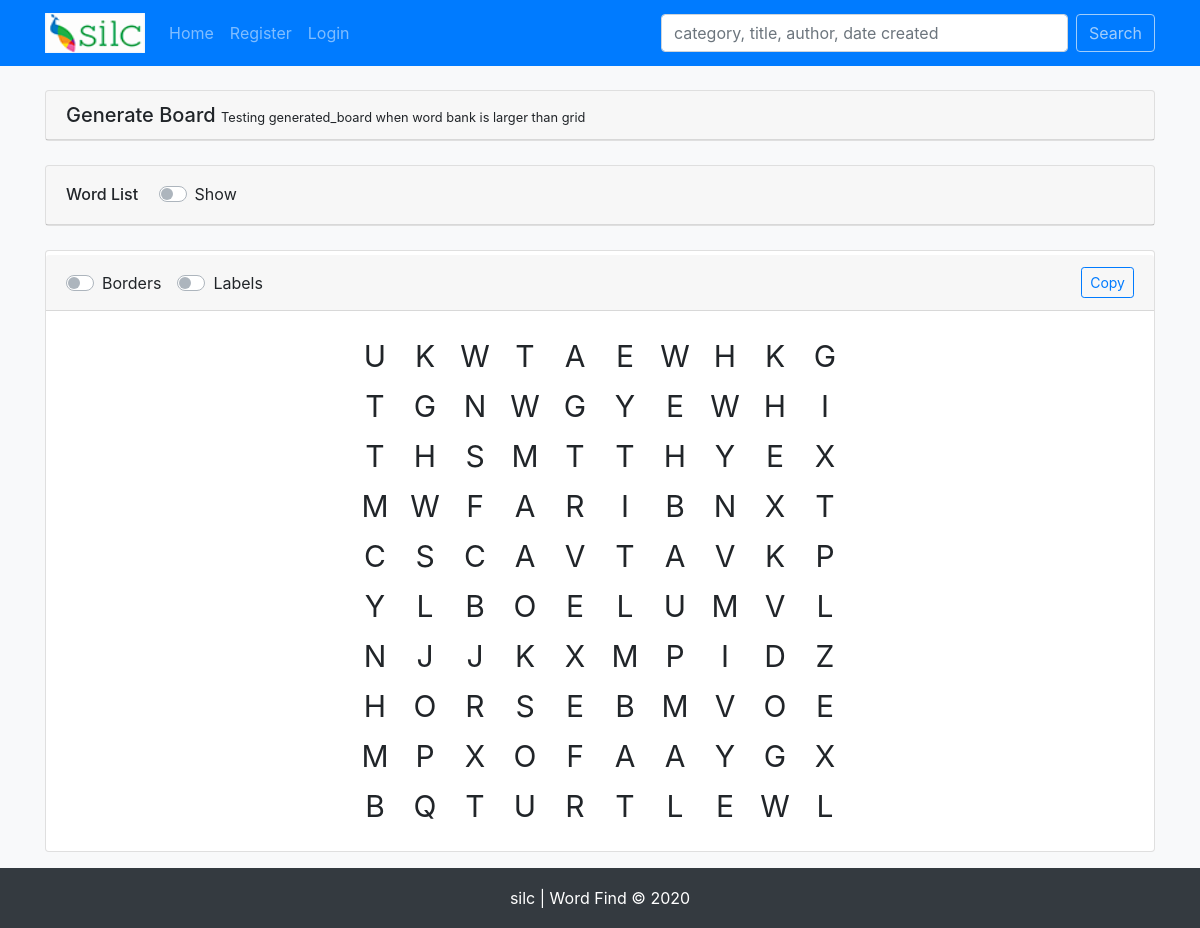
/puzzle.php?puzzleId=170, run on the app's committed database.
### tables this page shows
CREATE TABLE `puzzles` (
  `puzzle_id` int(11) NOT NULL,
  `cat_id` varchar(255) NOT NULL,
  `title` varchar(255) NOT NULL,
  `description` varchar(255) NOT NULL,
  `user_id` int(11) NOT NULL,
  `created_on` timestamp NOT NULL DEFAULT current_timestamp(),
  `language` varchar(255) NOT NULL,
  `word_direction` varchar(255) NOT NULL,
  `height` int(11) NOT NULL DEFAULT 10,
  `width` int(11) NOT NULL DEFAULT 10,
  `share_chars` tinyint(1) NOT NULL DEFAULT 1,
  `filler_char_types` varchar(255) NOT NULL,
  `word_bank` longtext NOT NULL CHECK (json_valid(`word_bank`)),
  `board` longtext NOT NULL CHECK (json_valid(`board`)),
  `solution_directions` longtext NOT NULL CHECK (json_valid(`solution_directions`)),
  `answer_coordinates` longtext NOT NULL CHECK (json_valid(`answer_coordinates`))
);

### helpers/functions.php (called while the page is built, shortened)
<?php
    function getPuzzleById($pdo, $puzzleId){
        $sql = 'SELECT * FROM puzzles
                INNER JOIN categories
                ON categories.cat_id = puzzles.cat_id
                WHERE puzzle_id = :puzzle_id';
        $stmt = $pdo->prepare($sql);
        $stmt->execute(['puzzle_id' => $puzzleId]);
        return $stmt->fetchAll();
    }

### puzzle.php (the view, shortened to what this page needs)
<?php
    include 'includes/header.php';
    $puzzleId = $_GET['puzzleId'];
    $puzzle = getPuzzleById($pdo, $puzzleId);
    foreach($puzzle as $puzzle){
        $data = [
            'puzzle'             => $puzzle,
            'title'              => $puzzle->title,
            'user_id'            => $puzzle->user_id,
            'description'        => $puzzle->description,
            'height'             => $puzzle->height,
            'width'              => $puzzle->width,
            'language'           => $puzzle->language,
            'word_bank'          => json_decode($puzzle->word_bank),
            'board'              => json_decode($puzzle->board),
            'answer_coordinates' => json_decode($puzzle->answer_coordinates),
            'solution_directions'=> json_decode($puzzle->solution_directions),
        ];
    }
?>
    <div class="card mt-4">
        <h5 class="card-header"><?php echo $data['title']; ?>
            <small><small><?php echo $data['description']; ?></small></small>
        </h5>
    </div>
    <form id="controls" action="" method="post">
        <div class="card mt-4">
            <div class=" card-header">
                <h6 class="custom-control-inline">Word List</h6>
                <div class="custom-control custom-switch custom-control-inline mt-1">
                    <label class="custom-control-label" for="toggleWordList">show</label>
                </div>
            </div>
        </div>
        <div class="card mt-4">
            <div class="card-header mt-1 d-flex justify-content-between">
                <div class="custom-control-inline">
                    <div class="custom-control custom-switch custom-control-inline mt-1">
                        <label class="custom-control-label" for="toggleBorders">Borders</label>
                    </div>
                    <div class="custom-control custom-switch custom-control-inline mt-1">
                        <label class="custom-control-label" for="toggleLabels">Labels</label>
                    </div>
                </div>
                <div>
                    <button type="button" id="copyMe" class="btn btn-outline-primary btn-sm">Copy</button>
                </div>
            </div>
            <div id="puzzleContainer" class="card-body d-flex justify-content-center">
                <div class="col-auto">
                    <table id="puzzle">
                        <?php for($row = 0; $row < $data['height']; $row++): ?>
                            <tr>
                                <?php for($col = 0; $col < $data['width']; $col++): ?>
                                    <td id="<?php echo 'r' . $row . 'c' . $col; ?>"><?php echo $data['board'][$row][$col]; ?></td>
                                <?php endfor;   ?>
                            </tr>
                            <?php endfor;  ?>
                    </table>
                </div>
            </div>
        </div>
    </form>
<?php
    include('includes/footer.php');
?>

### css/style.css (style rules this page uses)
.col-auto { overflow-x:auto; overflow-y: hidden; }
table { table-layout: fixed; }
table, th, tr, td { padding: 5px; font-size: 30px; }
td { height: 50px; min-width: 50px; padding: 0; text-align: center; word-wrap: normal; }

### data on the page
puzzles: title "Generate Board", description "Testing generated_board when word bank is larger than grid"

### other printed values
$data['board'][$row][$col] "U"
$data['board'][$row][$col] "K"
$data['board'][$row][$col] "W"
$data['board'][$row][$col] "T"
$data['board'][$row][$col] "A"
$data['board'][$row][$col] "E"
$data['board'][$row][$col] "H"
$data['board'][$row][$col] "G"
$data['board'][$row][$col] "N"
$data['board'][$row][$col] "Y"
$data['board'][$row][$col] "I"
$data['board'][$row][$col] "S"
$data['board'][$row][$col] "M"
$data['board'][$row][$col] "X"
$data['board'][$row][$col] "F"
